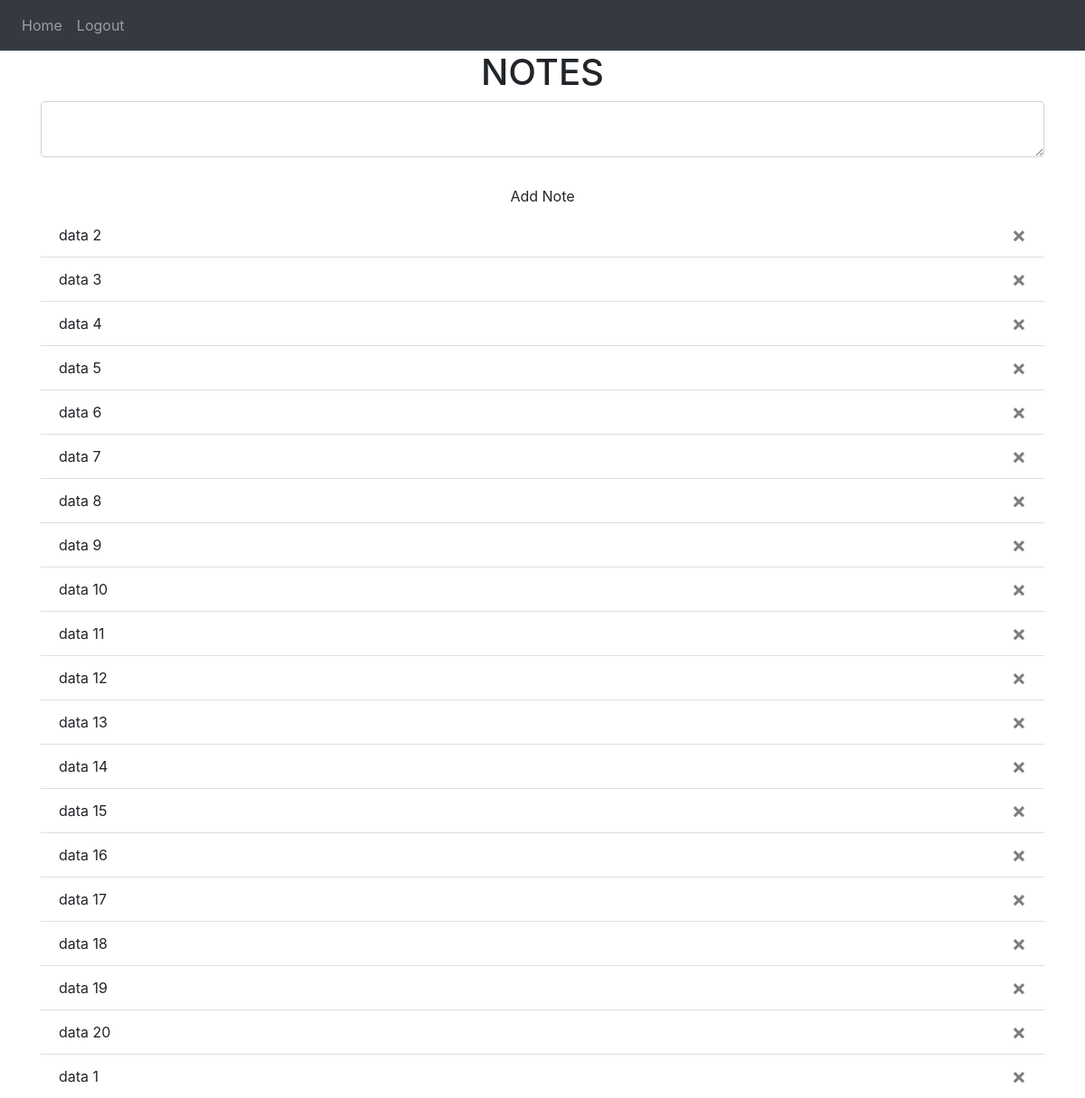
Screenshot of / (signed in) with the database file from the repository.
### website/models.py (models this page shows)
class Note(db.Model):
	id = db.Column(db.Integer, primary_key=True)
	data = db.Column(db.String(10000))
	date = db.Column(db.DateTime(datetime.now().strftime("$d-%m-%Y %H:$M")))
	user_id = db.Column(db.Integer, db.ForeignKey('user.id'))

### website/views.py (the view, shortened to what this page needs)
@views.route('/', methods=['GET', 'POST'])
@login_required
def home():
	return render_template("home.html", user = current_user)

### website/__init__.py (called while the page is built)
def create_app():
	app = Flask(__name__)
	app.config['SECRET_KEY'] = 'testing'
	app.config['SQLALCHEMY_DATABASE_URI'] = f'sqlite:///{DB_NAME}'
	db.init_app(app)
	from .views import views
	from .auth import auth
	app.register_blueprint(views, url_prefix='/')
	app.register_blueprint(auth, url_prefix='/')
	from .models import User, Note
	create_database(app)
	login_manager = LoginManager()
	login_manager.login_view = 'auth.login'
	login_manager.init_app(app)
	@login_manager.user_loader
	def load_user(id):
		return User.query.get(int(id))
	return app

### website/templates/home.html (shortened to what this page needs)
{% extends "base.html" %}
{% block content %}
<h1 align="center">NOTES</h1>
<form method="POST">
	<textarea name="note" id="note" class="form-control"></textarea>
	<br>
	<div align="center">
		<button type="submit" class="btn btn-primar">Add Note</button>
	</div>
</form>
<ul class="list-group list-group-flush" id="notes">
	{% for note in user.notes %}
	<li class="list-group-item">{{ note.data }}
		<button type="button" class="close" data-bs-toggle="tooltip" data-bs-placement="top" title="Delete" onClick="deleteNote({{ note.id }})">
			<span aria-hidden="true" >&times;</span>
		</button>
	</li>
	{% endfor%}
</ul>
{% endblock %}

### website/templates/base.html (shortened to what this page needs)
<!DOCTYPE html>
<html >
	<head>
		<link
      rel="stylesheet"
      href="https://stackpath.bootstrapcdn.com/bootstrap/4.4.1/css/bootstrap.min.css"
    />
    <link
      rel="stylesheet"
      href="https://stackpath.bootstrapcdn.com/font-awesome/4.7.0/css/font-awesome.min.css"
    />
	</head>
	<body>
		<nav class="navbar navbar-expand-lg navbar-dark bg-dark">
			<div class="collapse navbar-collapse" id="navbar">
        		<div class="navbar-nav">
        			{% if user.is_authenticated %}
		          <a class="nav-item nav-link" id="home" href="/">Home</a>
		          <a class="nav-item nav-link" id="logout" href="/logout">Logout</a>
		          {% else %}
		          <a class="nav-item nav-link" id="login" href="/login">Login</a>
		          <a class="nav-item nav-link" id="signUp" href="/sign-up">Sign Up</a>
		          {% endif %}
        		</div>
      		</div>
		</nav>
		<div class="container">
			{% block content %}
			{% endblock %}
		</div>
	</body>
</html>

### rows the page displays
Note: data "data 2"
Note: data "data 3"
Note: data "data 4"
Note: data "data 5"
Note: data "data 6"
Note: data "data 7"
Note: data "data 8"
Note: data "data 9"
Note: data "data 10"
Note: data "data 11"
Note: data "data 12"
Note: data "data 13"
Note: data "data 14"
Note: data "data 15"
Note: data "data 16"
Note: data "data 17"
Note: data "data 18"
Note: data "data 19"
Note: data "data 20"
Note: data "data 1"
